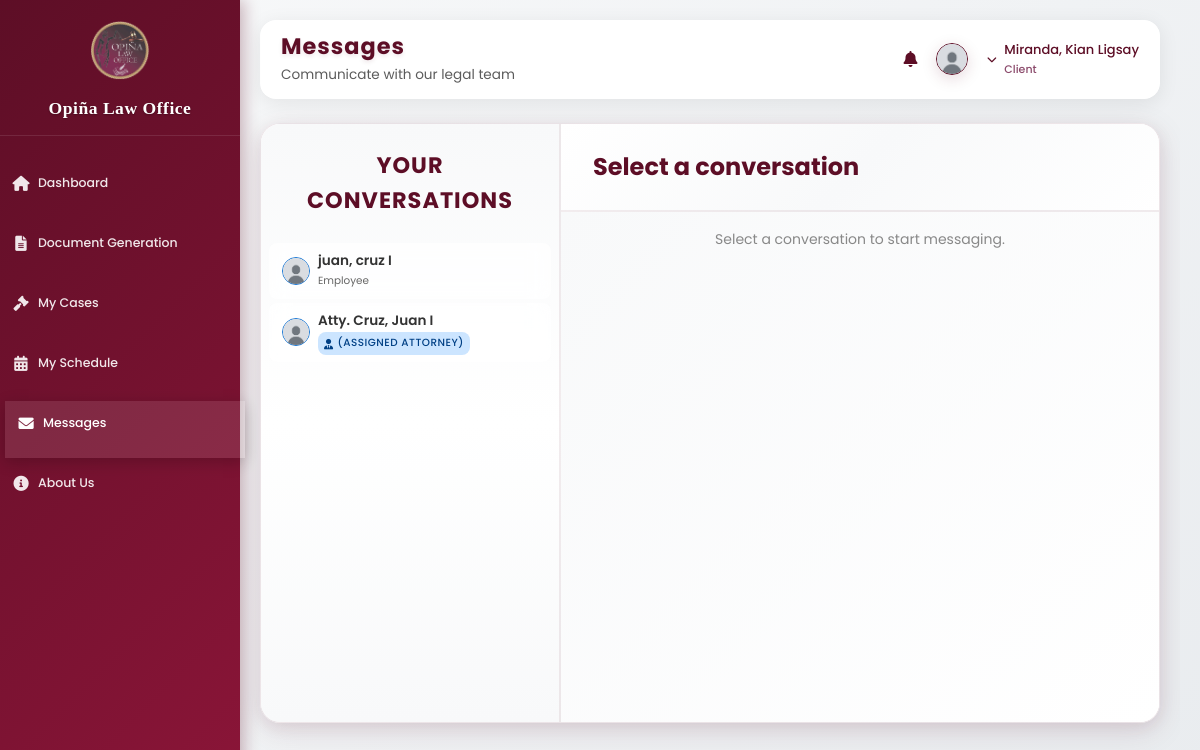
/client_messages.php (signed in), run on the app's committed database.
### tables this page shows
CREATE TABLE `client_employee_conversations` (
  `id` int(11) NOT NULL,
  `request_form_id` int(11) NOT NULL,
  `client_id` int(11) NOT NULL,
  `employee_id` int(11) NOT NULL,
  `conversation_status` enum('Active','Completed','Closed') DEFAULT 'Active',
  `concern_identified` tinyint(1) DEFAULT 0,
  `concern_description` text DEFAULT NULL,
  `created_at` timestamp NOT NULL DEFAULT current_timestamp(),
  `updated_at` timestamp NOT NULL DEFAULT current_timestamp() ON UPDATE current_timestamp()
);

CREATE TABLE `user_form` (
  `id` int(11) NOT NULL,
  `name` varchar(100) NOT NULL,
  `profile_image` varchar(255) DEFAULT NULL,
  `last_login` datetime DEFAULT NULL,
  `email` varchar(100) NOT NULL,
  `phone_number` varchar(20) DEFAULT NULL,
  `password` varchar(255) NOT NULL,
  `user_type` enum('admin','attorney','client','employee') DEFAULT 'client',
  `login_attempts` int(11) DEFAULT 0,
  `last_failed_login` timestamp NULL DEFAULT NULL,
  `account_locked` tinyint(1) DEFAULT 0,
  `first_login` tinyint(1) DEFAULT 1,
  `waiver_accepted` tinyint(1) DEFAULT 0,
  `password_changed` tinyint(1) DEFAULT 0,
  `lockout_until` timestamp NULL DEFAULT NULL,
  `created_at` timestamp NOT NULL DEFAULT current_timestamp(),
  `created_by` int(11) DEFAULT NULL
);

CREATE TABLE `client_attorney_conversations` (
  `id` int(11) NOT NULL,
  `assignment_id` int(11) NOT NULL,
  `client_id` int(11) NOT NULL,
  `attorney_id` int(11) NOT NULL,
  `conversation_status` enum('Active','Completed','Closed') DEFAULT 'Active',
  `created_at` timestamp NOT NULL DEFAULT current_timestamp(),
  `updated_at` timestamp NOT NULL DEFAULT current_timestamp() ON UPDATE current_timestamp()
);

### client_messages.php (the view, shortened to what this page needs)
<?php
require_once 'action_logger_helper.php';
$client_id = $_SESSION['user_id'];
$stmt = $conn->prepare("SELECT id, status, review_notes, reviewed_at FROM client_request_form WHERE client_id = ? ORDER BY submitted_at DESC LIMIT 1");
$stmt->bind_param("i", $client_id);
$stmt->execute();
$res = $stmt->get_result();
$request_status = $res->fetch_assoc();
$show_request_access = (!$request_status || $request_status['status'] !== 'Approved');
$can_submit_request = true;
if ($request_status) {
    $can_submit_request = ($request_status['status'] === 'Rejected');
}
$employee_conversation = null;
$stmt = $conn->prepare("SELECT id, client_id FROM client_request_form WHERE client_id = ? AND status = 'Approved' ORDER BY submitted_at DESC LIMIT 1");
$stmt->bind_param("i", $client_id);
$stmt->execute();
$res = $stmt->get_result();
$approved_request = $res->fetch_assoc();
if ($approved_request) {
    $stmt = $conn->prepare("
        SELECT cec.id as conversation_id, cec.conversation_status, cec.concern_identified, cec.concern_description,
               u.name as employee_name, u.profile_image as employee_image,
               (SELECT COUNT(*) FROM client_employee_messages cem
                WHERE cem.conversation_id = cec.id
                AND cem.sender_type = 'employee'
                AND cem.is_seen = 0) as unseen_count
        FROM client_employee_conversations cec
        JOIN user_form u ON cec.employee_id = u.id
        WHERE cec.request_form_id = ?
    ");
    $stmt->bind_param("i", $approved_request['id']);
    $stmt->execute();
    $res = $stmt->get_result();
    $employee_conversation = $res->fetch_assoc();
}
if ($employee_conversation) {
    $img = $employee_conversation['employee_image'];
    if (!$img || !file_exists($img)) {
        $employee_conversation['employee_image'] = 'images/default-avatar.jpg';
    }
}
$stmt = $conn->prepare("
    SELECT cac.id as conversation_id, cac.conversation_status,
           u.name as attorney_name, u.profile_image as attorney_image, u.user_type,
           (SELECT COUNT(*) FROM client_attorney_messages cam
            WHERE cam.conversation_id = cac.id
            AND cam.sender_type = 'attorney'
            AND cam.is_seen = 0) as unseen_count
    FROM client_attorney_assignments caa
    JOIN client_attorney_conversations cac ON caa.id = cac.assignment_id
    JOIN user_form u ON cac.attorney_id = u.id
    WHERE caa.client_id = ? AND cac.conversation_status = 'Active'
");
$stmt->bind_param("i", $client_id);
$stmt->execute();
$res = $stmt->get_result();
$attorney_conversation = $res->fetch_assoc();
if ($attorney_conversation) {
    $img = $attorney_conversation['attorney_image'];
    if (!$img || !file_exists($img)) {
        $attorney_conversation['attorney_image'] = 'images/default-avatar.jpg';
    }
}
?>
<!DOCTYPE html>
<html lang="en">
<head>
    <link rel="stylesheet" href="https://cdnjs.cloudflare.com/ajax/libs/font-awesome/6.0.0/css/all.min.css">
    <link rel="stylesheet" href="assets/css/dashboard.css?v=<?= time() ?>">
</head>
<body>
    <div class="sidebar">
                <div class="sidebar-header">
            <img src="images/logo.jpg" alt="Logo">
            <h2>Opiña Law Office</h2>
        </div>
        <ul class="sidebar-menu">
            <li>
                <a href="client_dashboard.php" title="View your case overview, statistics, and recent activities">
                    <div class="button-content">
                        <i class="fas fa-home"></i>
                        <div class="text-content">
                            <span>Dashboard</span>
                        </div>
                    </div>
                </a>
            </li>
            <li>
                <a href="client_documents.php" title="Generate legal documents like affidavits and sworn statements">
                    <div class="button-content">
                        <i class="fas fa-file-alt"></i>
                        <div class="text-content">
                            <span>Document Generation</span>
                        </div>
                    </div>
                </a>
            </li>
            <li>
                <a href="client_cases.php" title="Track your legal cases, view case details, and upload documents">
                    <div class="button-content">
                        <i class="fas fa-gavel"></i>
                        <div class="text-content">
                            <span>My Cases</span>
                        </div>
                    </div>
                </a>
            </li>
            <li>
                <a href="client_schedule.php" title="View your upcoming appointments, hearings, and court schedules">
                    <div class="button-content">
                        <i class="fas fa-calendar-alt"></i>
                        <div class="text-content">
                            <span>My Schedule</span>
                        </div>
                    </div>
                </a>
            </li>
            <li>
                <a href="client_messages.php" class="active" title="Communicate with your attorney and legal team">
                    <div class="button-content">
                        <i class="fas fa-envelope"></i>
                        <div class="text-content">
                            <span>Messages</span><small>Chat with Attorney</small></div></div><span class="unread-message-badge hidden" id="unreadMessageBadge">0</span></a>
            </li>
            <li>
                <a href="client_about.php" title="Learn more about Opiña Law Office and our team">
                    <div class="button-content">
                        <i class="fas fa-info-circle"></i>
                        <div class="text-content">
                            <span>About Us</span>
                        </div>
                    </div>
                </a>
            </li>
        </ul>
    </div>
    <div class="main-content">
        <?php
        include 'components/profile_header.php';
        ?>
        <?php if ($show_request_access): ?>
            <div class="request-access-container">
                <div class="request-access-card">
                    <div class="request-icon">
                        <i class="fas fa-lock"></i>
                    </div>
                    <h2>Access Required</h2>
                    <p>To start messaging with our legal team, you need to request access first. This helps us verify your identity and provide better service.</p>
                    <?php if ($request_status): ?>
                        <?php if ($request_status['status'] === 'Pending'): ?>
                            <div class="status-info pending">
                                <i class="fas fa-clock"></i>
                                <h3>Request Under Review</h3>
                                <p>Your request is currently being reviewed by our team. You will be notified once it's approved.</p>
                            </div>
                        <?php elseif ($request_status['status'] === 'Rejected'): ?>
                            <div class="status-info rejected">
                                <i class="fas fa-times-circle"></i>
                                <h3>Previous Request Rejected</h3>
                                <p>Your previous request was rejected. Please submit a new request with updated information.</p>
                                <?php if ($request_status['review_notes']): ?>
                                    <div class="rejection-details">
                                        <strong>Rejection Reason:</strong><br>
                                        <div class="rejection-notes">
                                            <?= nl2br(htmlspecialchars($request_status['review_notes'])) ?>
                                        </div>
                                    </div>
                                <?php endif; ?>
                            </div>
                        <?php endif; ?>
                    <?php endif; ?>
                    <div class="request-actions">
                        <?php if ($can_submit_request): ?>
                            <button onclick="openDocumentRequestModal()" class="btn btn-primary">
                                <i class="fas fa-paper-plane"></i>
                                Request Access
                            </button>
                        <?php else: ?>
                            <?php if ($request_status['status'] === 'Pending'): ?>
                                <button class="btn btn-secondary" disabled>
                                    <i class="fas fa-clock"></i>
                                    Request Pending Review
                                </button>
                                <div class="request-status-info">
                                    <small>Your request is currently being reviewed. You will be notified once a decision is made.</small>
                                </div>
                            <?php elseif ($request_status['status'] === 'Approved'): ?>
                                <button class="btn btn-success" disabled>
                                    <i class="fas fa-check-circle"></i>
                                    Request Approved
                                </button>
                                <div class="request-status-info">
                                    <small>Your request has been approved. You can now access the messaging system.</small>
                                </div>
                            <?php elseif ($request_status['status'] === 'Rejected'): ?>
                                <button onclick="openDocumentRequestModal()" class="btn btn-warning">
                                    <i class="fas fa-redo"></i>
                                    Submit New Request
                                </button>
                                <div class="request-status-info">
                                    <small>Your previous request was rejected. You can submit a new request with updated information.</small>
                                    <?php if (!empty($request_status['review_notes'])): ?>
                                        <br><br>
                                        <strong>Review Notes:</strong><br>
                                        <em><?= nl2br(htmlspecialchars($request_status['review_notes'])) ?></em>
                                    <?php endif; ?>
                                </div>
                            <?php else: ?>
                                <button class="btn btn-secondary" disabled>
                                    <i class="fas fa-info-circle"></i>
                                    Request Status: <?= htmlspecialchars($request_status['status']) ?>
                                </button>
                            <?php endif; ?>
                        <?php endif; ?>
                    </div>
                </div>
            </div>
        <?php else: ?>
            <div class="chat-container">
                <div class="conversation-list">
                    <h3>Your Conversations</h3>
                    <ul id="conversationList">
                        <?php if ($employee_conversation && isset($employee_conversation['conversation_id']) && isset($employee_conversation['employee_name'])): ?>
                            <li class="conversation-item <?= $employee_conversation['unseen_count'] > 0 ? 'has-unseen' : '' ?>" data-type="employee" data-id="<?= $employee_conversation['conversation_id'] ?>" onclick="selectConversation('employee', <?= $employee_conversation['conversation_id'] ?>, '<?= htmlspecialchars($employee_conversation['employee_name']) ?>')">
                                <img src='<?= htmlspecialchars($employee_conversation['employee_image'] ?? 'images/default-avatar.jpg') ?>' alt='Employee' style='width:28px;height:28px;border-radius:50%;border:1.5px solid #1976d2;object-fit:cover;'>
                                <div class="conversation-info">
                                    <span><?= htmlspecialchars($employee_conversation['employee_name']) ?></span>
                                    <small>Employee</small>
                                </div>
                        </li>
                        <?php endif; ?>
                        <?php if ($attorney_conversation && isset($attorney_conversation['conversation_id']) && isset($attorney_conversation['attorney_name'])): ?>
                            <li class="conversation-item <?= $attorney_conversation['unseen_count'] > 0 ? 'has-unseen' : '' ?>" data-type="attorney" data-id="<?= $attorney_conversation['conversation_id'] ?>" onclick="selectConversation('attorney', <?= $attorney_conversation['conversation_id'] ?>, '<?= htmlspecialchars($attorney_conversation['attorney_name']) ?>')">
                                <img src='<?= htmlspecialchars($attorney_conversation['attorney_image'] ?? 'images/default-avatar.jpg') ?>' alt='Attorney' style='width:28px;height:28px;border-radius:50%;border:1.5px solid #1976d2;object-fit:cover;'>
                                <div class="conversation-info">
                                    <span><?= htmlspecialchars($attorney_conversation['attorney_name']) ?></span>
                                    <div class="status-badge assigned">
                                        <i class="fas fa-user-tie"></i>
                                        (assigned attorney)
                                    </div>
                                </div>
                            </li>
                        <?php endif; ?>
                    </ul>
                </div>
                <div class="chat-area">
                    <div class="chat-header">
                        <h2 id="selectedConversation">Select a conversation</h2>
                    </div>
                    <div class="chat-messages" id="chatMessages">
                        <p style="color:#888;text-align:center;">Select a conversation to start messaging.</p>
                    </div>
                </div>
            </div>
        <?php endif; ?>
    </div>
<script src="assets/js/unread-messages.js?v=1761535514"></script></body>
</html>
</html>

### data on the page
client_employee_conversations: employee.name "juan, cruz I"
client_attorney_conversations: attorney.name "Atty. Cruz, Juan I"

### other printed values
$page_title "Messages"
$page_subtitle "Communicate with our legal team"
$user_name "Miranda, Kian Ligsay"
$user_title "Client"
